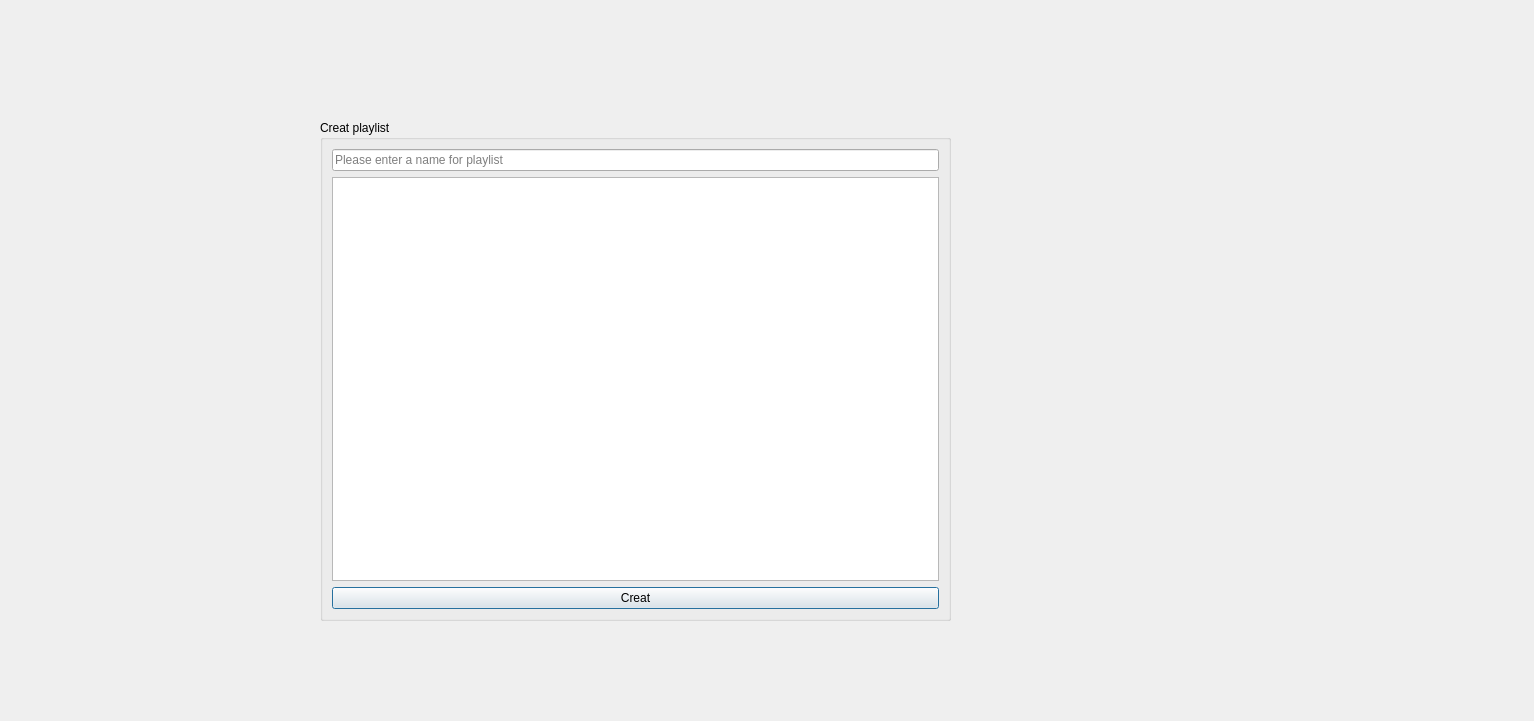
<?xml version="1.0" encoding="UTF-8"?>
<ui version="4.0">
 <class>CreateDialog</class>
 <widget class="QDialog" name="CreateDialog">
  <property name="geometry">
   <rect>
    <x>0</x>
    <y>0</y>
    <width>1534</width>
    <height>721</height>
   </rect>
  </property>
  <property name="windowTitle">
   <string>Dialog</string>
  </property>
  <widget class="QGroupBox" name="groupBox">
   <property name="geometry">
    <rect>
     <x>320</x>
     <y>120</y>
     <width>631</width>
     <height>501</height>
    </rect>
   </property>
   <property name="title">
    <string>Creat playlist</string>
   </property>
   <layout class="QGridLayout" name="gridLayout">
    <item row="0" column="1">
     <widget class="QLineEdit" name="lineEdit">
      <property name="toolTip">
       <string/>
      </property>
      <property name="inputMask">
       <string/>
      </property>
      <property name="placeholderText">
       <string>Please enter a name for playlist</string>
      </property>
     </widget>
    </item>
    <item row="1" column="1" rowspan="2">
     <widget class="QListWidget" name="listWidget"/>
    </item>
    <item row="3" column="1">
     <widget class="QPushButton" name="pushButton_creat">
      <property name="text">
       <string>Creat</string>
      </property>
     </widget>
    </item>
   </layout>
  </widget>
 </widget>
 <resources/>
 <connections/>
</ui>
